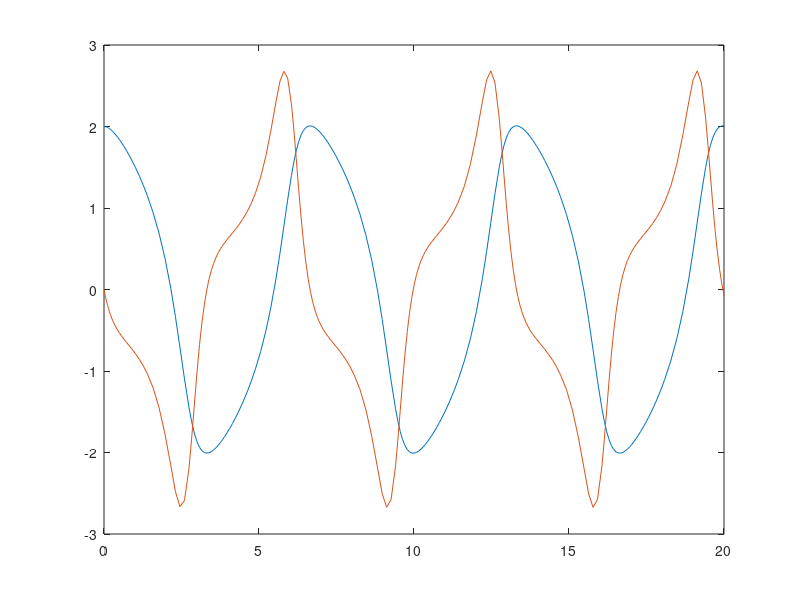

This chart was generated by the following MATLAB code:
# https://runebook.dev/ru/docs/octave/matlab_002dcompatible-solvers

fvdp = @(t,y) [y(2); (1 - y(1)^2) * y(2) - y(1)];

[t,y] = ode45 (fvdp, [0, 20], [2, 0]);

plot(t,y)
